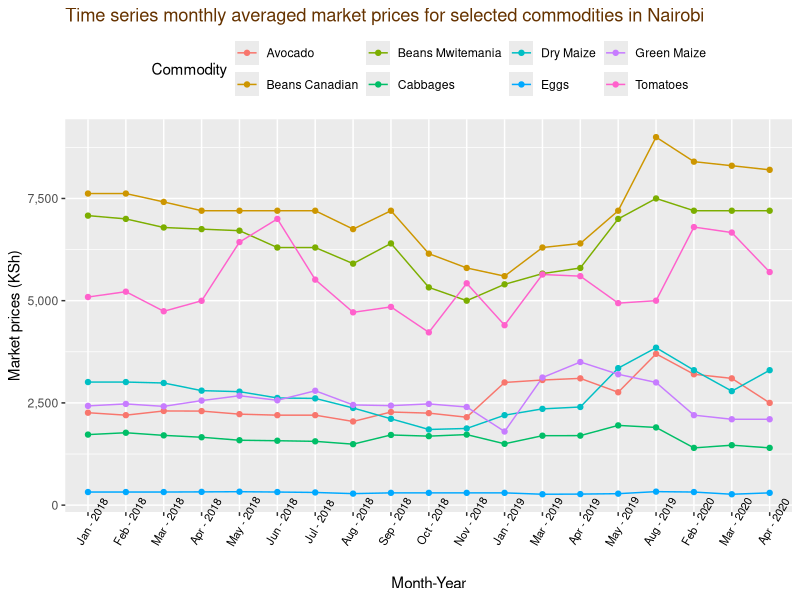
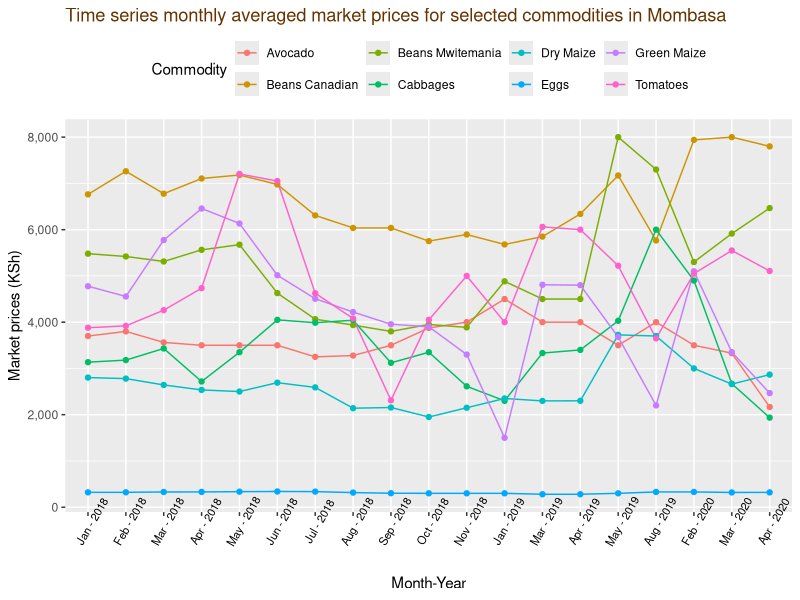
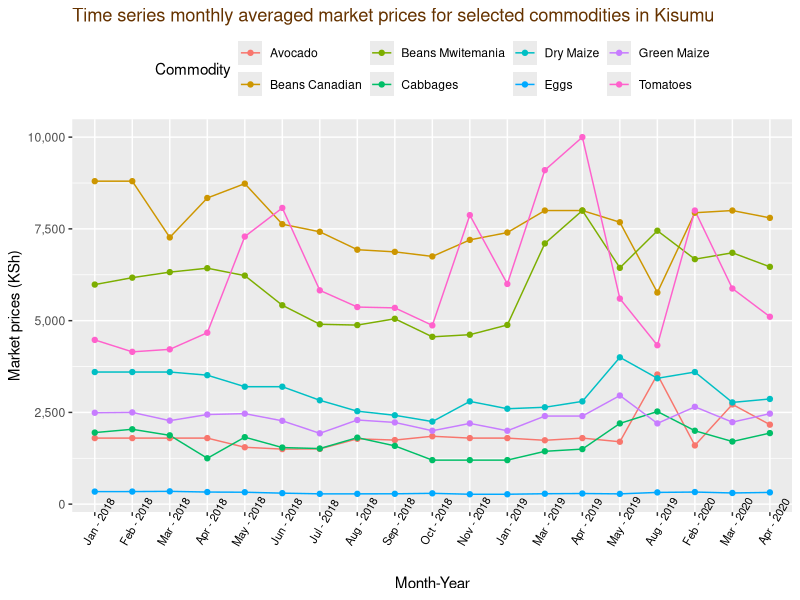
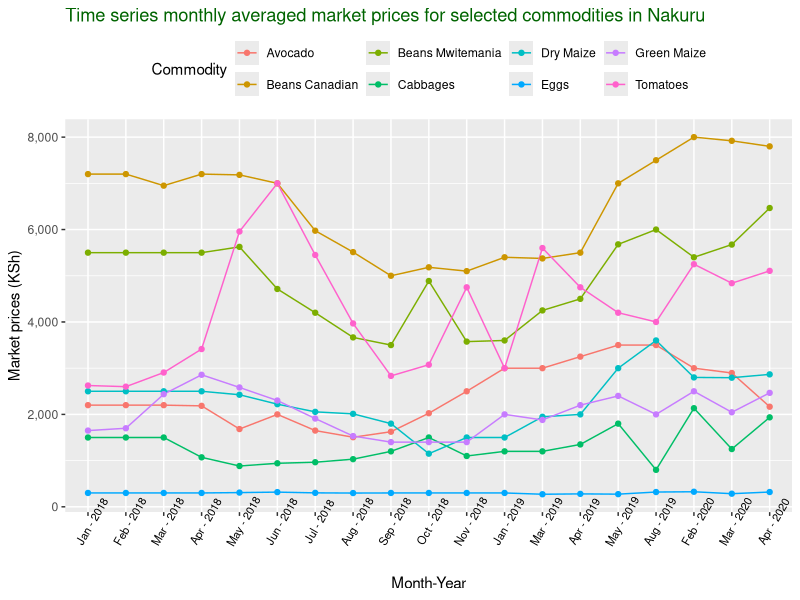
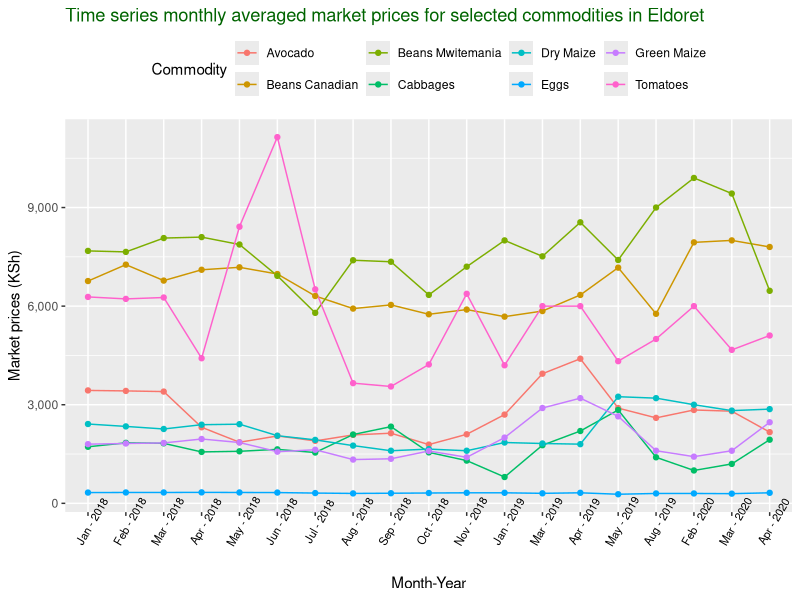
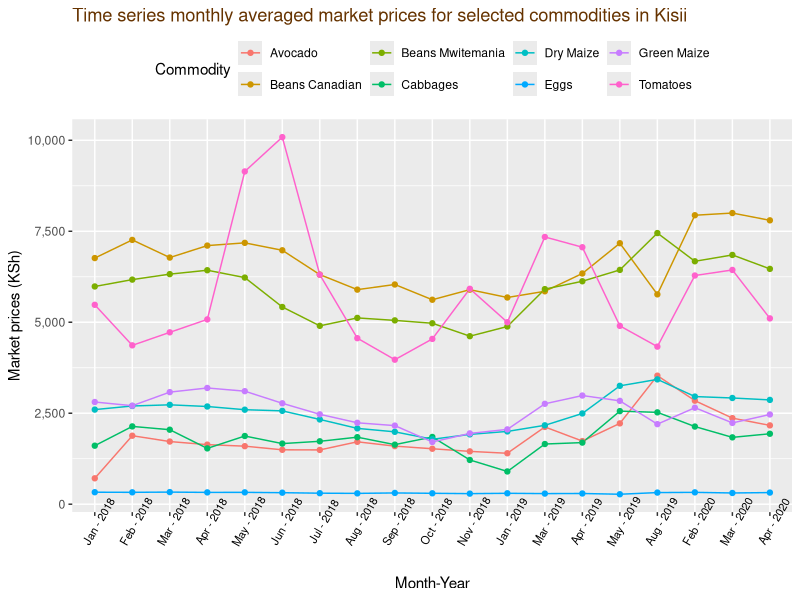
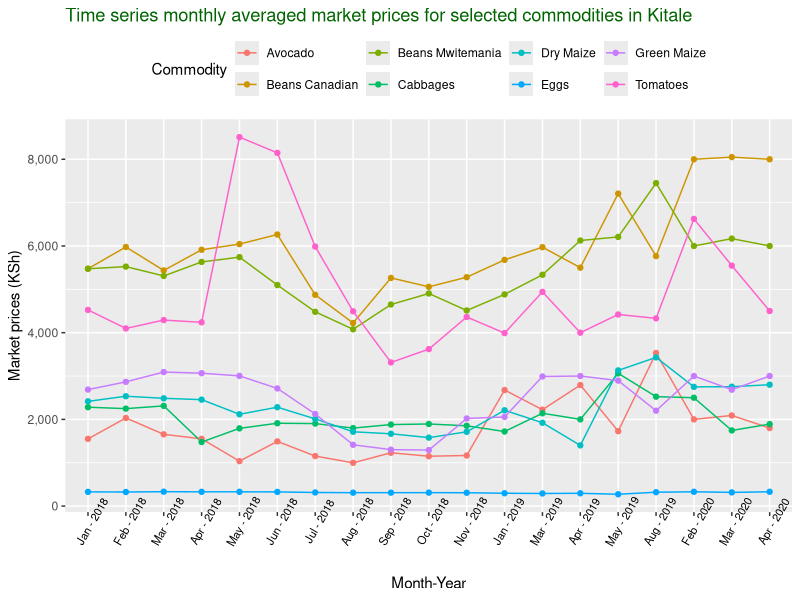
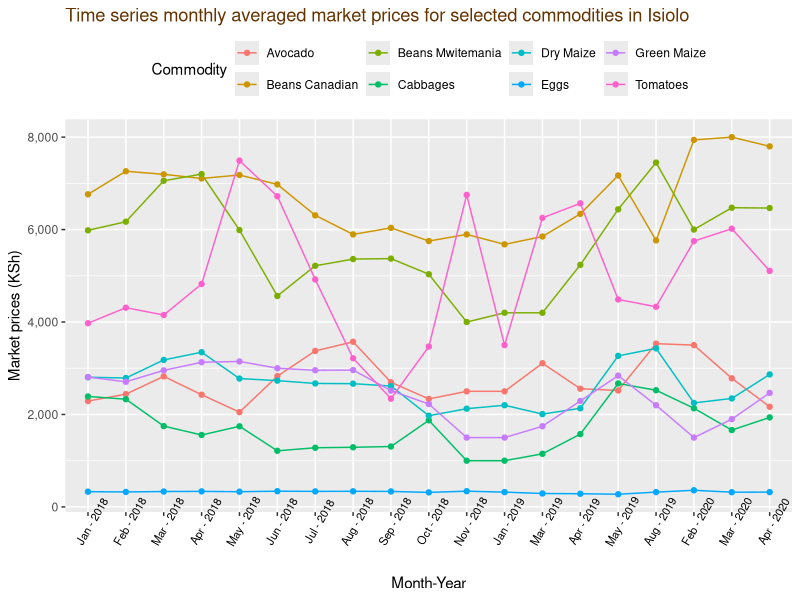

Generate these figures, in order, with R:
## ---- chunk 1
library(readxl)
library(lubridate)
library(ggplot2)
library(scales)
library(RColorBrewer)
library(dplyr)
library(tidyr)
library(rmarkdown)
library(knitr)

## ---- chunk 2
knitr::opts_chunk$set(collapse = TRUE, out.width = "100%")
## ---- chunk 3
clean_data <- read_excel("merged_data.xlsx")

clean_data
## ---- chunk 4
clean_data$Month <- factor(clean_data$Month,
                        levels = c("Jan - 2018", "Feb - 2018", "Mar - 2018", "Apr - 2018", "May - 2018", "Jun - 2018",
                                   "Jul - 2018", "Aug - 2018", "Sep - 2018", "Oct - 2018", "Nov - 2018",
                                   "Jan - 2019","Mar - 2019", "Apr - 2019", "May - 2019","Aug - 2019", "Feb - 2020",
                                   "Mar - 2020", "Apr - 2020"))
## ---- chunk 5
#show sample dataset used for analysis
library(dplyr)
library(knitr)
summary <- clean_data[, 1:8] %>% 
  head(6)
summary %>% 
  kable("html", caption = 'A summary of the dataset')
  
## ---- chunk 6
#plot for Nairobi

library(ggplot2)
library(knitr)
library(dplyr)

Nairobi <-  ggplot(clean_data, aes(x= Month, y=Nairobi, group=Commodity)) +
  geom_line(aes(color=Commodity))+
  geom_point(aes(color=Commodity))+ ylab("Market prices (KSh)")+
  xlab("Month-Year")+theme(axis.text.x = element_text( size=8, angle=60, color="black"))+
  ggtitle("Time series monthly averaged market prices for selected commodities in Nairobi")+
  theme(plot.title = element_text( colour = "#663300"))+
  scale_y_continuous(labels = label_comma(big.mark = ","))+
  theme(legend.position="top")

Nairobi

## ---- chunk 7
Mombasa <- ggplot(clean_data, aes(x= Month, y=Mombasa, group=Commodity)) +
  geom_line(aes(color=Commodity))+
  geom_point(aes(color=Commodity))+ ylab("Market prices (KSh)")+
  xlab("Month-Year")+theme(axis.text.x = element_text( size=8, angle=60, color="black"))+
  ggtitle("Time series monthly averaged market prices for selected commodities in Mombasa")+
  theme(plot.title = element_text( colour = "#663300"))+
  scale_y_continuous(labels = label_comma(big.mark = ","))+
  theme(legend.position="top")

Mombasa
## ---- chunk 8
Kisumu <- ggplot(clean_data, aes(x= Month, y= Kisumu, group=Commodity)) +
  geom_line(aes(color=Commodity))+
  geom_point(aes(color=Commodity))+ ylab("Market prices (KSh)")+
  xlab("Month-Year")+theme(axis.text.x = element_text( size=8, angle=60, color="black"))+
  ggtitle("Time series monthly averaged market prices for selected commodities in Kisumu")+
  theme(plot.title = element_text( colour = "#663300"))+
  scale_y_continuous(labels = label_comma(big.mark = ","))+
  theme(legend.position="top")

Kisumu
## ---- chunk 9
Nakuru <- ggplot(clean_data, aes(x= Month, y= Nakuru, group=Commodity)) +
  geom_line(aes(color=Commodity))+
  geom_point(aes(color=Commodity))+ ylab("Market prices (KSh)")+
  xlab("Month-Year")+theme(axis.text.x = element_text( size=8, angle=60, color="black"))+
  ggtitle("Time series monthly averaged market prices for selected commodities in Nakuru")+
  theme(plot.title = element_text( colour = "dark green"))+
  scale_y_continuous(labels = label_comma(big.mark = ","))+
  theme(legend.position="top")

Nakuru
## ---- chunk 10
Eldoret <- ggplot(clean_data, aes(x= Month, y=Eldoret, group=Commodity)) +
  geom_line(aes(color=Commodity))+
  geom_point(aes(color=Commodity))+ ylab("Market prices (KSh)")+
  xlab("Month-Year")+theme(axis.text.x = element_text( size=8, angle=60, color="black"))+
  ggtitle("Time series monthly averaged market prices for selected commodities in Eldoret")+
  theme(plot.title = element_text( colour = "dark green"))+
  scale_y_continuous(labels = label_comma(big.mark = ","))+
  theme(legend.position="top")

Eldoret
## ---- chunk 11
Kisii <- ggplot(clean_data, aes(x= Month, y=Kisii, group=Commodity)) +
  geom_line(aes(color=Commodity))+
  geom_point(aes(color=Commodity))+ ylab("Market prices (KSh)")+
  xlab("Month-Year")+theme(axis.text.x = element_text( size=8, angle=60, color="black"))+
  ggtitle("Time series monthly averaged market prices for selected commodities in Kisii")+
  theme(plot.title = element_text( colour = "#663300"))+
  scale_y_continuous(labels = label_comma(big.mark = ","))+
  theme(legend.position="top")

Kisii
## ---- chunk 12
Kitale <- ggplot(clean_data, aes(x= Month, y=Kitale, group=Commodity)) +
  geom_line(aes(color=Commodity))+
  geom_point(aes(color=Commodity))+ ylab("Market prices (KSh)")+
  xlab("Month-Year")+theme(axis.text.x = element_text( size=8, angle=60, color="black"))+
  ggtitle("Time series monthly averaged market prices for selected commodities in Kitale")+
  theme(plot.title = element_text( colour = "dark green"))+
  scale_y_continuous(labels = label_comma(big.mark = ","))+
  theme(legend.position="top")

Kitale
## ---- chunk 13
Isiolo <- ggplot(clean_data, aes(x= Month, y=Isiolo, group=Commodity)) +
  geom_line(aes(color=Commodity))+
  geom_point(aes(color=Commodity))+ ylab("Market prices (KSh)")+
  xlab("Month-Year")+theme(axis.text.x = element_text(size=8, angle=60, color="black"))+
  ggtitle("Time series monthly averaged market prices for selected commodities in Isiolo")+
  theme(plot.title = element_text(colour = "#663300"))+
  scale_y_continuous(labels = label_comma(big.mark = ","))+
  theme(legend.position="top")

Isiolo
